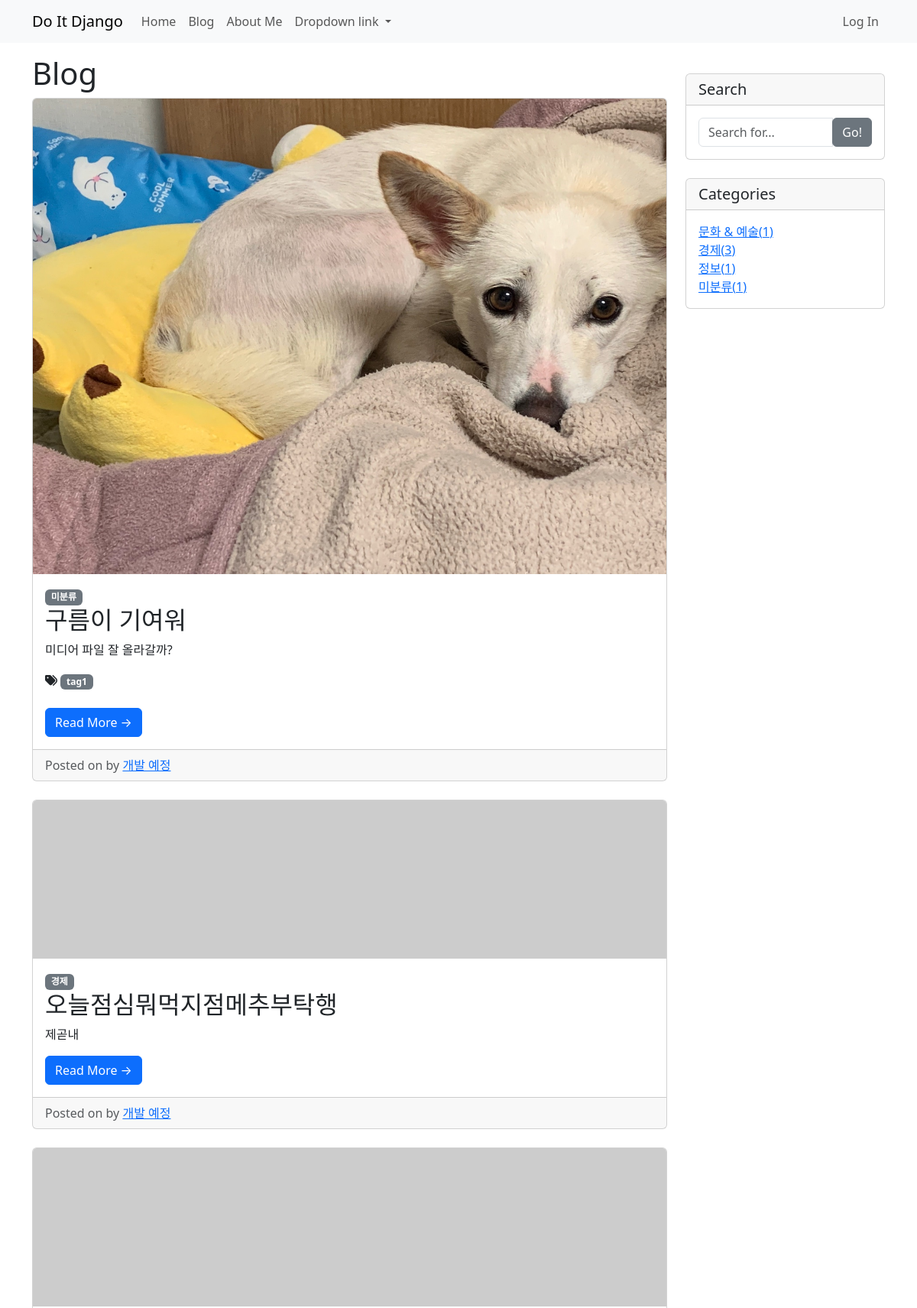
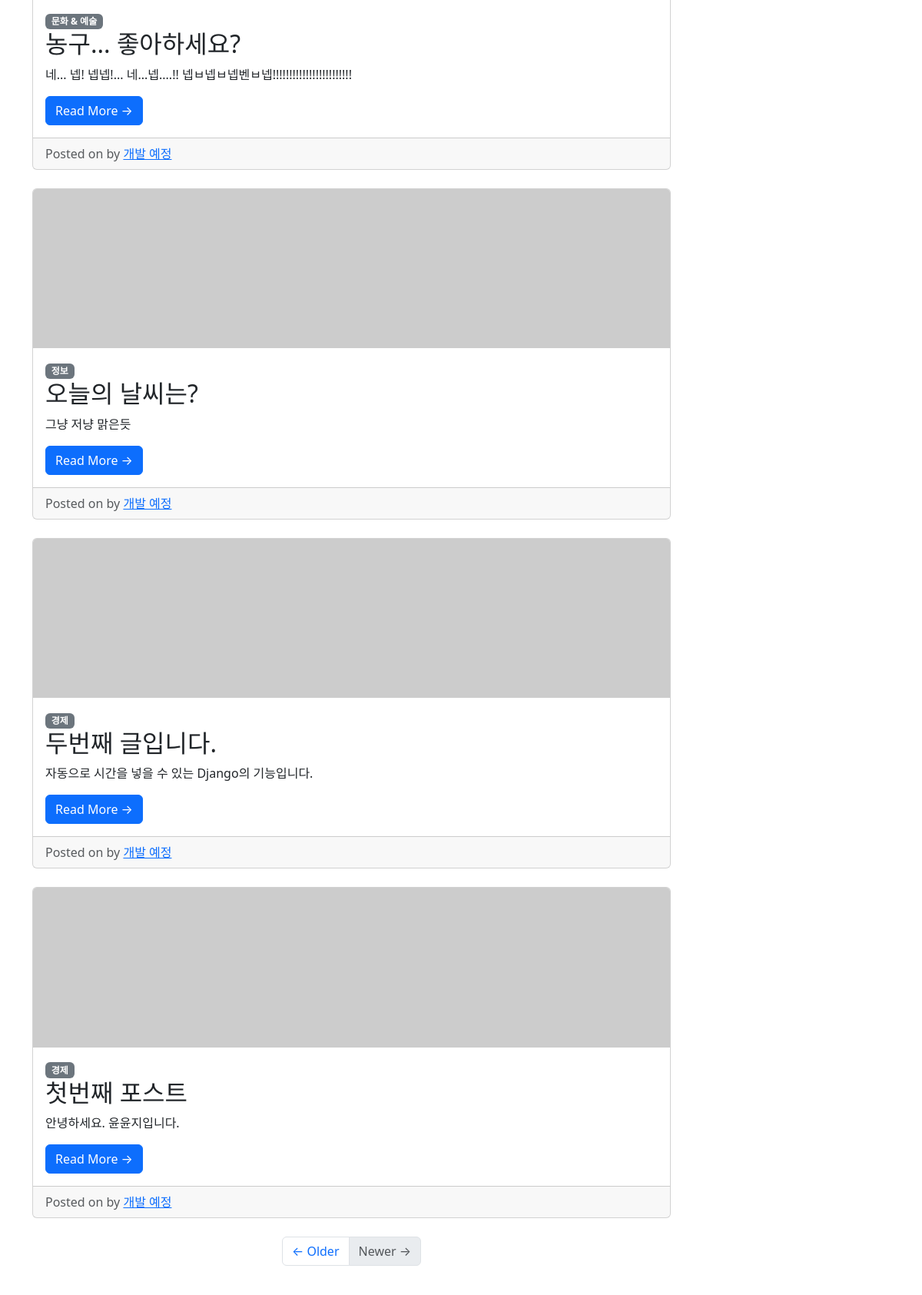
Screenshot of /blog/ (upper part) with the database file from the repository (2 pictures, top to bottom).
### blog/models.py (models this page shows)
class Post(models.Model):
    title = models.CharField(max_length=30)
    content = models.TextField()
    head_image = models.ImageField(upload_to='blog/images/%Y/%m/%d/', blank=True)
    file_upload = models.FileField(upload_to='blog/files/%Y/%m/%d/', blank=True)
    created_at = models.DateTimeField(auto_now_add=True)
    update_at = models.DateTimeField(auto_now=True)
    author = models.ForeignKey(User, null=True, on_delete=models.SET_NULL)
    category = models.ForeignKey(Category, null=True, blank=True, on_delete=models.SET_NULL)
    tag = models.ManyToManyField(Tag, blank=True)
    def __str__(self):
        return f'[{self.pk}]{self.title} :: {self.author}'
    def get_absolute_url(self):
        return f'/blog/{self.pk}'

class Tag(models.Model):
    name = models.CharField(max_length=50)
    slug = models.SlugField(max_length=200, unique=True, allow_unicode=True)
    def __str__(self):
        return self.name
    def get_absolute_url(self):
        return f'/blog/tag/{self.slug}/'

class Category(models.Model):
    name = models.CharField(max_length=50, unique=True)
    slug = models.SlugField(max_length=200, unique=True, allow_unicode=True)
    def __str__(self):
        return self.name
    def get_absolute_url(self):
        return f'/blog/category/{self.slug}'

### blog/views.py (the view)
# urls.py: path('', views.PostList.as_view()),
class PostList(ListView):
    model = Post
    ordering = '-pk'
    def get_context_data(self, **kwargs):
        context = super(PostList, self).get_context_data()
        context['categories'] = Category.objects.all()
        context['no_category_post_count'] = Post.objects.filter(category=None).count()
        return context

### blog/templates/blog/post_list.html (shortened to what this page needs)
{% extends 'blog/base.html' %}
{% block main_area %}
<h1>Blog
</h1>
        {% if post_list.exists %}
            {% for p in post_list %}
            <div class="card mb-4">
                {% if p.head_image %}
                <img class="card-img-top" src="{{ p.head_image.url }}" alt="{{ p }} head im-age">
                {% else %}
                <img class="card-img-top" src="https://picsum.photos/seed/{{ p.id }}/800/200" alt="random_image">
                {% endif %}
                <div class="card-body">
                    {% if p.category %}
                    <span class="badge bg-secondary">{{ p.category }}</span>
                    {% else %}
                    <span class="badge bg-secondary">미분류</span>
                    {% endif %}
                    <h2 class="card-title">{{ p.title }}</h2>
                    <p class="card-text">{{ p.content | truncatewords:45 }}</p>
                    {% if p.tag.exists %}
                    <i class="fa fa-tags"></i>
                        {% for tag in p.tag.iterator %}
                            <a href="{{ tag.get_absolute_url }}"><span class="badge bg-secondary">{{ tag }}</span></a>
                        {% endfor %}
                    <br/><br/>
                    {% endif %}
                    <a href="{{ p.get_absolute_url }}" class="btn btn-primary">Read More &rarr;</a>
                </div>
                <div class="card-footer text-muted">
                    Posted on {{ p.create_at }} by
                    <a href="#">개발 예정</a>
                </div>
            </div>
            {% endfor %}
        {% else %}
            <h3>아직 게시물이 없습니다.</h3>
        {% endif %}
{% endblock %}

### blog/templates/blog/base.html (shortened to what this page needs)
<!DOCTYPE html>
{% load static %}
<html>
<head>
    <title>Blog</title><link href="{% static 'blog/bootstrap/bootstrap.min.css' %}" rel="stylesheet" media="screen">
</head>
<body>
    {% include 'blog/navbar.html' %}
    <div class="container my-3">
        <div class="row">
            <div class="col-md-8 col-lg-9" id="main-area">
                {% block main_area %}
                {% endblock %}
                <ul class="pagination justify-content-center mb-4">
                    <li class="page-item">
                        <a class="page-link" href="#">&larr; Older</a>
                    </li>
                    <li class="page-item disabled">
                        <a class="page-link" href="#">Newer &rarr;</a>
                    </li>
                </ul>
            </div>
            <div class="col-md-4 col-lg-3">
                <div class="card my-4">
                    <h5 class="card-header">Search</h5>
                    <div class="card-body">
                        <div class="input-group">
                            <input type="text" class="form-control" placeholder="Search for...">
                            <span class="input-group-btn">
                                <button class="btn btn-secondary" type="button">Go!</button>
                            </span>
                        </div>
                    </div>
                </div>
                <div class="card my-4">
                    <h5 class="card-header">Categories</h5>
                    <div class="card-body">
                        <div class="row">
                            <div class="col-lg-6">
                                <ul class="list-unstyled mb-0">
                                    {% for category in categories %}
                                    <li>
                                        <a href="{{ category.get_absolute_url }}">{{ category }}({{ category.post_set.count }})</a>
                                    </li>
                                    {% endfor %}
                                    <li>
                                        <a href="/blog/category/no_category/">미분류({{ no_category_post_count }})</a>
                                    </li>
                                </ul>
                            </div>
                        </div>
                    </div>
                </div>
            </div>
        </div>
    </div>
</body>
</html>

### rows the page displays
Post: head_image (picture), shows "미분류", title "구름이 기여워", content "미디어 파일 잘 올라갈까?"
Tag: name "tag1"
Post: category "경제", title "오늘점심뭐먹지점메추부탁행", content "제곧내"
Post: category "문화 & 예술", title "농구... 좋아하세요?", content "네... 넵! 넵넵!... 네...넵....!! 넵ㅂ넵ㅂ넵벤ㅂ넵!!!!!!!!!!!!!!!!!!!!!!!!"
Post: category "정보", title "오늘의 날씨는?", content "그냥 저냥 맑은듯"
Post: category "경제", title "두번째 글입니다.", content "자동으로 시간을 넣을 수 있는 Django의 기능입니다."
Post: category "경제", title "첫번째 포스트", content "안녕하세요. 윤윤지입니다."
Category: name "문화 & 예술", post_set.count "1"
Category: name "경제", post_set.count "3"
Category: name "정보", post_set.count "1"

### other values shown
{{ no_category_post_count }} "1"
